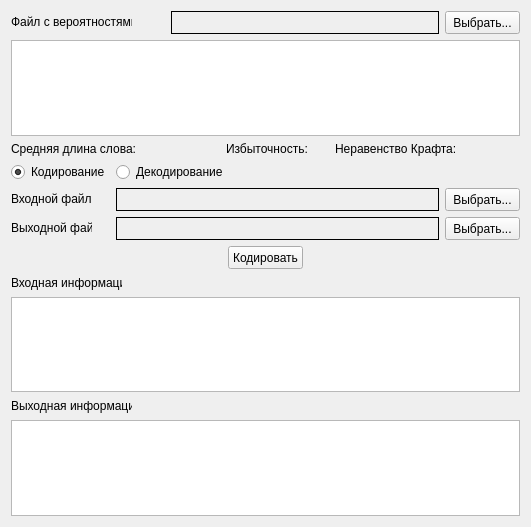
<?xml version="1.0" encoding="UTF-8"?>
<ui version="4.0">
 <class>MainWindow</class>
 <widget class="QMainWindow" name="MainWindow">
  <property name="geometry">
   <rect>
    <x>0</x>
    <y>0</y>
    <width>531</width>
    <height>527</height>
   </rect>
  </property>
  <property name="windowTitle">
   <string>Кодирование и сжатие данных</string>
  </property>
  <widget class="QWidget" name="centralWidget">
   <layout class="QGridLayout" name="gridLayout">
    <item row="3" column="1" colspan="4">
     <widget class="QRadioButton" name="decode">
      <property name="text">
       <string>Декодирование</string>
      </property>
     </widget>
    </item>
    <item row="4" column="7">
     <widget class="QPushButton" name="pushButton_2">
      <property name="sizePolicy">
       <sizepolicy hsizetype="Fixed" vsizetype="Fixed">
        <horstretch>0</horstretch>
        <verstretch>0</verstretch>
       </sizepolicy>
      </property>
      <property name="minimumSize">
       <size>
        <width>75</width>
        <height>23</height>
       </size>
      </property>
      <property name="maximumSize">
       <size>
        <width>75</width>
        <height>23</height>
       </size>
      </property>
      <property name="text">
       <string>Выбрать...</string>
      </property>
     </widget>
    </item>
    <item row="5" column="1" colspan="6">
     <widget class="QLabel" name="dst_path">
      <property name="frameShape">
       <enum>QFrame::Box</enum>
      </property>
      <property name="text">
       <string/>
      </property>
     </widget>
    </item>
    <item row="5" column="7">
     <widget class="QPushButton" name="pushButton_3">
      <property name="sizePolicy">
       <sizepolicy hsizetype="Fixed" vsizetype="Fixed">
        <horstretch>0</horstretch>
        <verstretch>0</verstretch>
       </sizepolicy>
      </property>
      <property name="minimumSize">
       <size>
        <width>75</width>
        <height>23</height>
       </size>
      </property>
      <property name="maximumSize">
       <size>
        <width>75</width>
        <height>23</height>
       </size>
      </property>
      <property name="text">
       <string>Выбрать...</string>
      </property>
     </widget>
    </item>
    <item row="8" column="0" colspan="2">
     <widget class="QLabel" name="label_4">
      <property name="sizePolicy">
       <sizepolicy hsizetype="Fixed" vsizetype="Fixed">
        <horstretch>0</horstretch>
        <verstretch>0</verstretch>
       </sizepolicy>
      </property>
      <property name="minimumSize">
       <size>
        <width>111</width>
        <height>16</height>
       </size>
      </property>
      <property name="maximumSize">
       <size>
        <width>111</width>
        <height>16</height>
       </size>
      </property>
      <property name="text">
       <string>Входная информация</string>
      </property>
     </widget>
    </item>
    <item row="3" column="0">
     <widget class="QRadioButton" name="code">
      <property name="text">
       <string>Кодирование</string>
      </property>
      <property name="checked">
       <bool>true</bool>
      </property>
     </widget>
    </item>
    <item row="11" column="0" colspan="8">
     <widget class="QTextBrowser" name="dsttext"/>
    </item>
    <item row="0" column="7">
     <widget class="QPushButton" name="pushButton">
      <property name="sizePolicy">
       <sizepolicy hsizetype="Fixed" vsizetype="Fixed">
        <horstretch>0</horstretch>
        <verstretch>0</verstretch>
       </sizepolicy>
      </property>
      <property name="minimumSize">
       <size>
        <width>75</width>
        <height>23</height>
       </size>
      </property>
      <property name="maximumSize">
       <size>
        <width>75</width>
        <height>23</height>
       </size>
      </property>
      <property name="text">
       <string>Выбрать...</string>
      </property>
     </widget>
    </item>
    <item row="4" column="1" colspan="6">
     <widget class="QLabel" name="src_path">
      <property name="frameShape">
       <enum>QFrame::Box</enum>
      </property>
      <property name="text">
       <string/>
      </property>
     </widget>
    </item>
    <item row="5" column="0">
     <widget class="QLabel" name="label_3">
      <property name="sizePolicy">
       <sizepolicy hsizetype="Fixed" vsizetype="Fixed">
        <horstretch>0</horstretch>
        <verstretch>0</verstretch>
       </sizepolicy>
      </property>
      <property name="minimumSize">
       <size>
        <width>81</width>
        <height>16</height>
       </size>
      </property>
      <property name="maximumSize">
       <size>
        <width>81</width>
        <height>16</height>
       </size>
      </property>
      <property name="text">
       <string>Выходной файл</string>
      </property>
     </widget>
    </item>
    <item row="4" column="0">
     <widget class="QLabel" name="label_2">
      <property name="sizePolicy">
       <sizepolicy hsizetype="Fixed" vsizetype="Fixed">
        <horstretch>0</horstretch>
        <verstretch>0</verstretch>
       </sizepolicy>
      </property>
      <property name="minimumSize">
       <size>
        <width>91</width>
        <height>16</height>
       </size>
      </property>
      <property name="maximumSize">
       <size>
        <width>91</width>
        <height>16</height>
       </size>
      </property>
      <property name="text">
       <string>Входной файл</string>
      </property>
     </widget>
    </item>
    <item row="10" column="0" colspan="4">
     <widget class="QLabel" name="label_5">
      <property name="sizePolicy">
       <sizepolicy hsizetype="Fixed" vsizetype="Fixed">
        <horstretch>0</horstretch>
        <verstretch>0</verstretch>
       </sizepolicy>
      </property>
      <property name="minimumSize">
       <size>
        <width>121</width>
        <height>16</height>
       </size>
      </property>
      <property name="maximumSize">
       <size>
        <width>121</width>
        <height>16</height>
       </size>
      </property>
      <property name="text">
       <string>Выходная информация</string>
      </property>
     </widget>
    </item>
    <item row="9" column="0" colspan="8">
     <widget class="QTextBrowser" name="srctext"/>
    </item>
    <item row="1" column="0" colspan="8">
     <widget class="QTableView" name="tableView"/>
    </item>
    <item row="0" column="0" colspan="2">
     <widget class="QLabel" name="label">
      <property name="sizePolicy">
       <sizepolicy hsizetype="Fixed" vsizetype="Fixed">
        <horstretch>0</horstretch>
        <verstretch>0</verstretch>
       </sizepolicy>
      </property>
      <property name="minimumSize">
       <size>
        <width>121</width>
        <height>16</height>
       </size>
      </property>
      <property name="maximumSize">
       <size>
        <width>121</width>
        <height>16</height>
       </size>
      </property>
      <property name="text">
       <string>Файл с вероятностями</string>
      </property>
     </widget>
    </item>
    <item row="6" column="0" colspan="8" alignment="Qt::AlignHCenter">
     <widget class="QPushButton" name="pushButton_4">
      <property name="sizePolicy">
       <sizepolicy hsizetype="Fixed" vsizetype="Fixed">
        <horstretch>0</horstretch>
        <verstretch>0</verstretch>
       </sizepolicy>
      </property>
      <property name="minimumSize">
       <size>
        <width>75</width>
        <height>23</height>
       </size>
      </property>
      <property name="maximumSize">
       <size>
        <width>75</width>
        <height>23</height>
       </size>
      </property>
      <property name="text">
       <string>Кодировать</string>
      </property>
     </widget>
    </item>
    <item row="0" column="2" colspan="5">
     <widget class="QLabel" name="probab_path">
      <property name="frameShape">
       <enum>QFrame::Box</enum>
      </property>
      <property name="text">
       <string/>
      </property>
     </widget>
    </item>
    <item row="2" column="3" colspan="2">
     <widget class="QLabel" name="overhead">
      <property name="text">
       <string>Избыточность:</string>
      </property>
     </widget>
    </item>
    <item row="2" column="5" colspan="3">
     <widget class="QLabel" name="kraft">
      <property name="text">
       <string>Неравенство Крафта:</string>
      </property>
     </widget>
    </item>
    <item row="2" column="0" colspan="3">
     <widget class="QLabel" name="avg">
      <property name="text">
       <string>Средняя длина слова:</string>
      </property>
     </widget>
    </item>
   </layout>
  </widget>
 </widget>
 <layoutdefault spacing="6" margin="11"/>
 <resources/>
 <connections/>
</ui>
